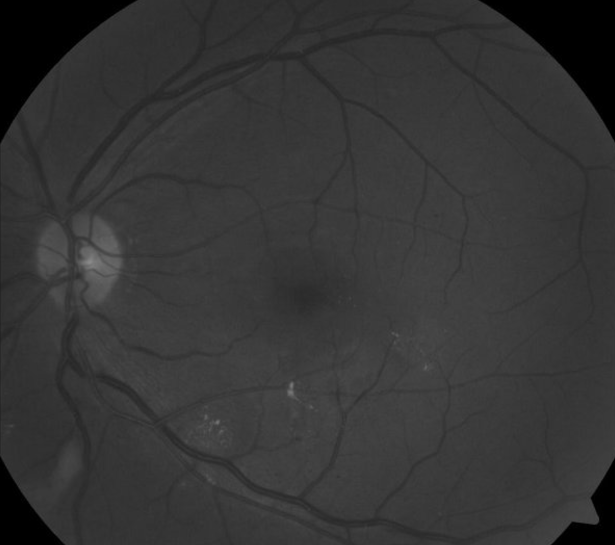
#> input picture EE610-Image Processing/src/eye.png, 615 x 545 px
$ python histo_equalize.py   (older library calls are emulated)
#> lines starting #> are read from the running program, lines starting #| are printed output that depends on the picture
### EE610-Image Processing/assgn1/final_fun.py
import numpy as np
from PIL import Image
from matplotlib import pyplot as plt

def showimg(l):
    '''
    accepts np array type object and constructs image from it
    and displays the image
    '''
    l = np.uint8(l)  # converting the values in integers in range of 0-255
    img = Image.fromarray(l)
    img.show()
    return img


# [85 lines left out: functions do_fft, do_ifft, do_gamma, do_log, guassian_kernel, do_guassian_blur, not called in this run]


def non_zero_min(l):
    '''
    function to return non zero minimum in the np array
    this will be used in histogram equalization filter
    '''
    for i in l:
        if i == 0:
            continue
        else:
            return i

def do_hist_equalize(l):
    '''
    accepts the np array type object
    and return the np array type object with histogram equalization done
    source for the algorith used here: https://en.wikipedia.org/wiki/Histogram_equalization
    '''
    hist,bins = np.histogram(l.flat, np.arange(256), normed = False)
    cs = np.cumsum(hist)        #calculates cdf
    lflat = l.flat
    new_intensity = []
    for i in range(255):
        new_intensity.append(
            np.int((cs[i] - non_zero_min(cs)) * 255 / (l.shape[0] * l.shape[1] - 1)))

    print(new_intensity[254])
    print(new_intensity[253])
    for i in range(len(lflat)):
        if lflat[i] == 255:
            lflat[i] = 254
        lflat[i] = new_intensity[lflat[i]]
    lnew = np.array(lflat).reshape(l.shape)
    return lnew


# [19 lines left out: functions do_padding, undo_all, not called in this run]


def plot_histo(l):
    '''
    accepts np array type object
    simple histogram plotting method
    '''

    plt.hist(l.flatten(), bins=256, range=(0.0, 256.0), fc='k', ec='k')
    plt.xlabel('Intensity level')
    plt.ylabel('Number of pixels')
    plt.title("Histogram")
    plt.show()


# [91 lines left out: functions display_fft_magn, display_fft_phase, butterworth_filter, remove_padding, do_butterworth_sharpening, not called in this run]

### EE610-Image Processing/assgn1/histo_equalize.py
from final_fun import *


#this will open image
#various image files are located in './../src/'
img = Image.open('./../src/eye.png').convert('L')      #opening any image by converting in greyscale
l = np.array(img)       #converting image into np array type object to play with


##Test 2:
##to equalize histogram and show images:
##use eye.png image for good visualization of the method
showimg(l)
plot_histo(l)
#> in plot_histo, `plt.show()`:
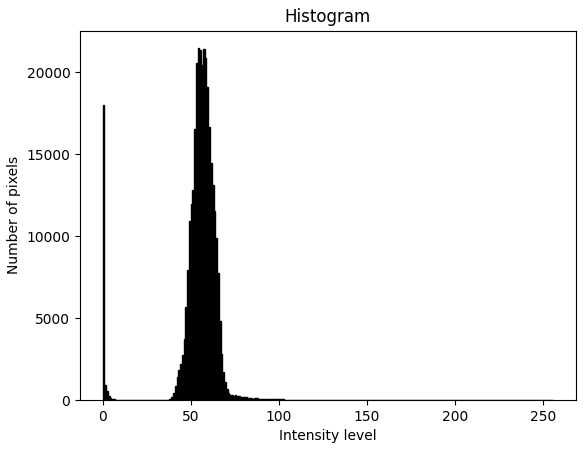
#> figure drawn by matplotlib, 1 panel; tallest bar 21465 high, from x = 54 to 55
l = do_hist_equalize(l)
#> in do_hist_equalize, `hist,bins = np.histogram(l.flat, np.arange(256), normed = False)`: hist = 255 values, max 21465 at index 54, min 0 at index 130, mean 1314.4; bins = 256 values from 0 to 255
#> in do_hist_equalize, `cs = np.cumsum(hist)`: cs = 255 values from 18013 to 335175
#> after the loop in do_hist_equalize, `for i in range(255):`: new_intensity = 255 values from 0 to 241
#| 241
#| 241
#> in do_hist_equalize, `lnew = np.array(lflat).reshape(l.shape)`:
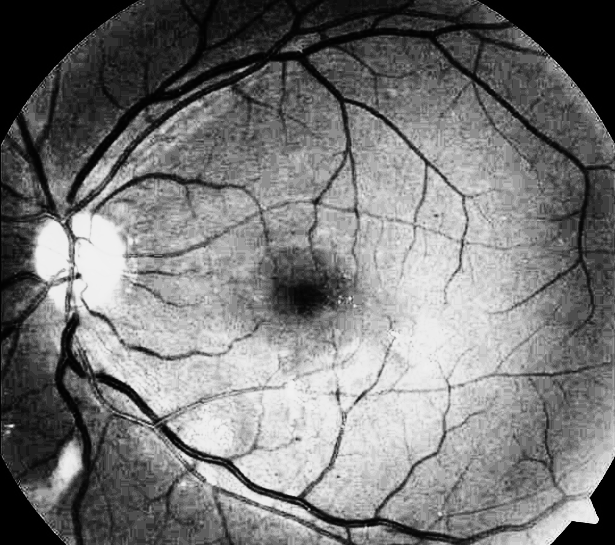
#> lnew: shape (545, 615); min 0, max 241, mean 119.2
showimg(l)
plot_histo(l)
#> in plot_histo (call 2), `plt.show()`:
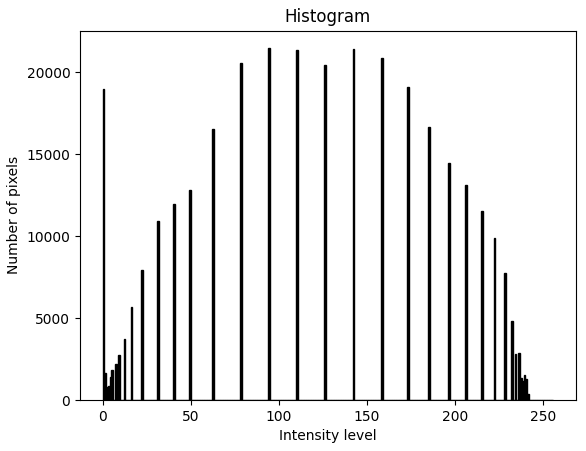
#> figure drawn by matplotlib, 1 panel; tallest bar 21465 high, from x = 94 to 95
